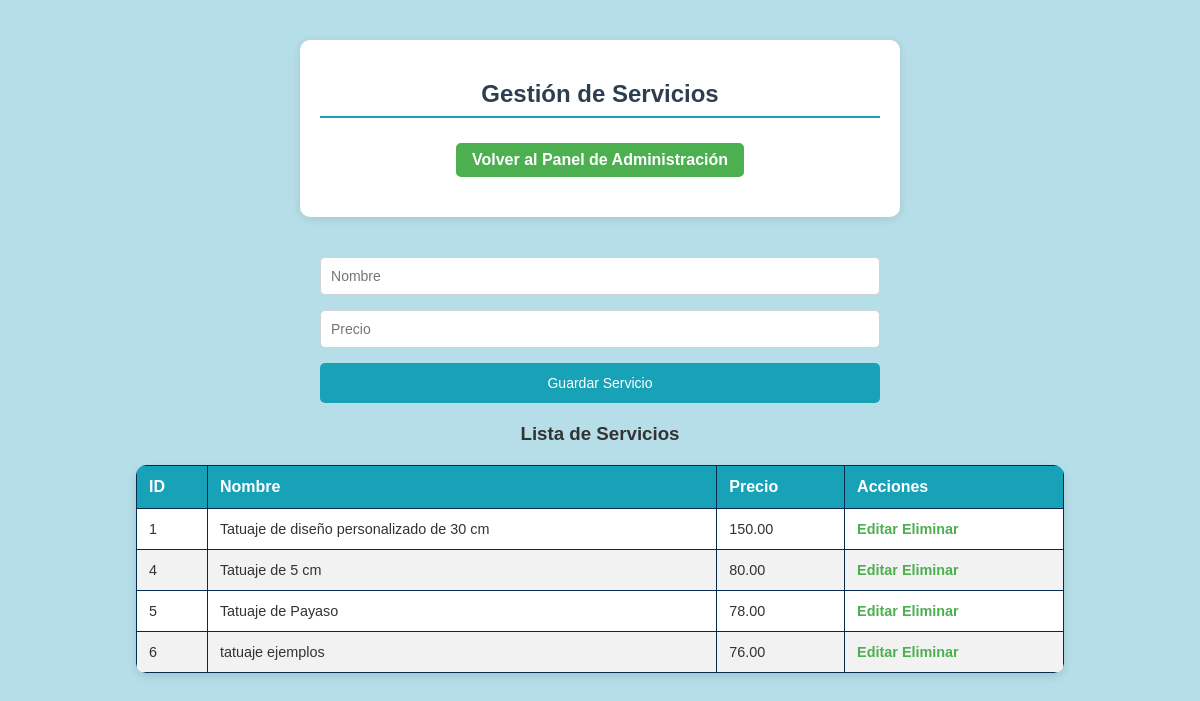
Page /servicios.php on the committed database.
### tables this page shows
CREATE TABLE `servicio` (
  `id_seo` int(10) NOT NULL,
  `descripcion` varchar(100) NOT NULL,
  `precio` decimal(10,2) NOT NULL,
  `tipo_de_seo` varchar(50) NOT NULL
);

### servicios.php (the view, shortened to what this page needs)
<?php
include 'connection.php';
$result = $conn->query("SELECT * FROM servicio");
?>
<!DOCTYPE html>
<html lang="es">
<head>
    <link rel="stylesheet" href="css/estilo.css">
</head>
<body style='background-color: #b5dee9;'>
<div class="form-container">
    <h2>Gestión de Servicios</h2>
    <a href="admin_dashboard.php" class="btn">Volver al Panel de Administración</a>
</div>
<form method="POST">
    <input type="text" name="nombre" placeholder="Nombre" required>
    <input type="number" name="precio" placeholder="Precio" required>
    <button type="submit">Guardar Servicio</button>
</form>
<h3>Lista de Servicios</h3>
<table>
    <thead>
        <tr>
            <th>ID</th>
            <th>Nombre</th>
            <th>Precio</th>
            <th>Acciones</th>
        </tr>
    </thead>
    <tbody>
        <?php while ($row = $result->fetch_assoc()): ?>
            <tr>
                <td><?php echo $row['id_seo']; ?></td>
                <td><?php echo $row['descripcion']; ?></td>
                <td><?php echo $row['precio']; ?></td>
                <td>
                    <a href="editar_servicios.php?id=<?php echo $row['id_seo']; ?>">Editar</a>
                    <a href="servicios.php?delete_id=<?php echo $row['id_seo']; ?>" onclick="return confirm('¿Estás seguro de que deseas eliminar este servicio?');">Eliminar</a>
                </td>
            </tr>
        <?php endwhile; ?>
    </tbody>
</table>
</body>
</html>

### Kraken/css/estilo.css (style rules this page uses)
body { font-family: 'Arial', sans-serif; background-color: #e9ecef; margin: 0; }
.form-container { background-color: #ffffff; padding: 20px; border-radius: 8px; box-shadow: 0 4px 8px rgba(0, 0, 0, 0.1); max-width: 600px; margin: 0 auto 20px; }
.form-container h2 { font-size: 18px; color: #495057; border-bottom: 2px solid #17a2b8; padding-bottom: 8px; margin-bottom: 15px; }
form { padding: 20px; }
form input, form textarea, form select { width: 100%; padding: 10px; margin-bottom: 15px; border: 1px solid #ced4da; border-radius: 5px; font-size: 14px; }
form button { background-color: #17a2b8; color: #ffffff; border: none; padding: 12px 20px; border-radius: 5px; font-size: 14px; cursor: pointer; width: 100%; transition: background-color 0.3s ease; }
a { color: #17a2b8; text-decoration: none; }
table { width: 100%; border-collapse: collapse; margin-top: 20px; }
table th, table td { padding: 12px; border: 1px solid #042a50; text-align: left; }
table th { background-color: #17a2b8; color: #ffffff; }
table tbody tr:nth-child(even) { background-color: #f2f2f2; }

### servicios.php (style rules this page uses)
* { margin: 0; padding: 0; box-sizing: border-box; font-family: Arial, sans-serif; color: #333; }
body { background-color: #f0f2f5; display: flex; flex-direction: column; align-items: center; min-height: 100vh; padding: 20px; }
h2 { color: #2c3e50; font-size: 2.2em; margin-top: 20px; margin-bottom: 10px; text-align: center; }
.btn { background-color: #4CAF50; color: white; padding: 10px 20px; text-decoration: none; border-radius: 5px; display: inline-block; margin-bottom: 20px; transition: background-color 0.3s; }
.form-container { width: 80%; max-width: 600px; background-color: #ffffff; padding: 20px; border-radius: 10px; box-shadow: 0 2px 10px rgba(0, 0, 0, 0.1); margin: 20px 0; text-align: center; }
.form-container h2 { color: #2c3e50; margin-bottom: 15px; font-size: 1.5em; }
.form-container .btn { background-color: #4CAF50; color: white; padding: 8px 16px; text-decoration: none; border-radius: 5px; display: inline-block; margin-top: 10px; transition: background-color 0.3s; }
table { width: 80%; max-width: 1000px; margin-top: 20px; border-collapse: collapse; background-color: #ffffff; border-radius: 10px; overflow: hidden; box-shadow: 0 4px 8px rgba(0, 0, 0, 0.1); }
th, td { padding: 12px; text-align: left; border-bottom: 1px solid #ddd; }
th { background-color: #2c3e50; color: #ecf0f1; }
td { font-size: 0.9em; color: #333; }
a { color: #4CAF50; text-decoration: none; font-weight: bold; }

### rows in the picture
servicio: id_seo "1", descripcion "Tatuaje de diseño personalizado de 30 cm", precio "150.00"
servicio: id_seo "4", descripcion "Tatuaje de 5 cm", precio "80.00"
servicio: id_seo "5", descripcion "Tatuaje de Payaso", precio "78.00"
servicio: id_seo "6", descripcion "tatuaje ejemplos", precio "76.00"
